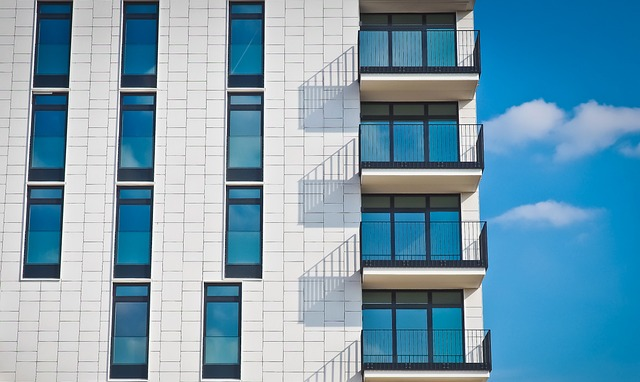
#> input picture Q3_image/building.jpg, 640 x 382 px, found by its file name
$ python test_3.3.py   (older library calls are emulated)
#> lines starting #> are read from the running program, lines starting #| are printed output that depends on the picture; after the words box and inside, x2 and y2 are one past the last pixel; in counts of white or black regions, pixels touching at a corner belong together
### functions.py
import cv2
import numpy as np

# ========== Question 1 ========== #
# [184 lines left out: functions color_separation1_1, color_transformation1_2, color_extraction1_3, gaussian_blur2_1, bilateral_filter2_2, median_filter2_3 and 2 more, not called in this run]

def sobel_combination_and_threshold3_3(img_path):
    # Step 1: Read and convert to grayscale
    image = cv2.imread(img_path)
#> image is the input picture: shape (382, 640, 3); mean B, G, R 177.3, 157.3, 118.9
    if image is None:
        print("Error: Cannot load image.")
        return
    gray = cv2.cvtColor(image, cv2.COLOR_BGR2GRAY)
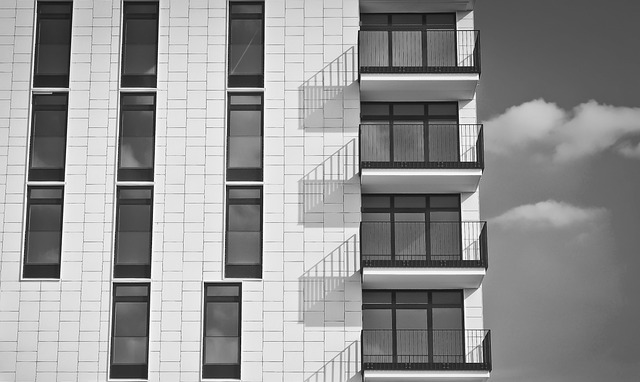
#> gray: shape (382, 640); min 1, max 255, mean 148.1
    # Step 2: Apply Gaussian Blur
    blur = cv2.GaussianBlur(gray, (3, 3), 0)
    # Step 3: Define Sobel X and Y kernels
    sobel_x_kernel = np.array([[-1, 0, 1],
                               [-2, 0, 2],
                               [-1, 0, 1]], dtype=np.float32)

    sobel_y_kernel = np.array([[-1, -2, -1],
                               [ 0,  0,  0],
                               [ 1,  2,  1]], dtype=np.float32)
    # Step 4: Manually apply Sobel filter
    rows, cols = blur.shape
#> rows = 382; cols = 640
    sobel_x_img = np.zeros_like(blur, dtype=np.float32)
    sobel_y_img = np.zeros_like(blur, dtype=np.float32)
    for i in range(1, rows - 1):
        for j in range(1, cols - 1):
            region = blur[i - 1:i + 2, j - 1:j + 2]
            gx = np.sum(region * sobel_x_kernel)
            gy = np.sum(region * sobel_y_kernel)
            sobel_x_img[i, j] = gx
            sobel_y_img[i, j] = gy
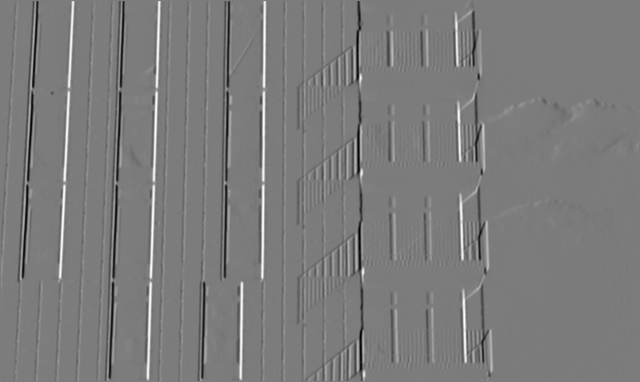
#> sobel_x_img: shape (382, 640) float32; min -641, max 673, mean -1.3; drawn with min black and max white
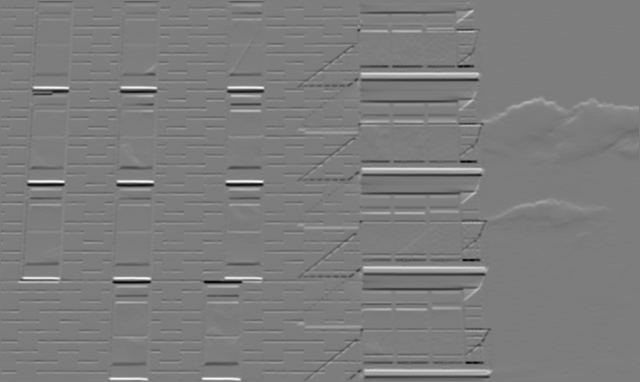
#> sobel_y_img: shape (382, 640) float32; min -590, max 612, mean 1.1; drawn with min black and max white
    # Step 5: Combine Sobel X and Y
    combination = np.sqrt(np.square(sobel_x_img) + np.square(sobel_y_img))
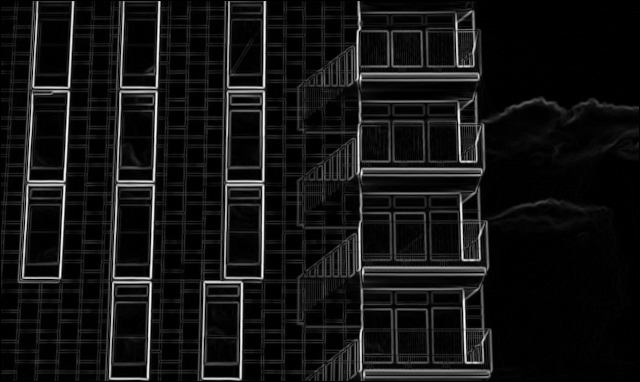
#> combination: shape (382, 640) float32; min 0, max 673.2, mean 53.1; drawn with min black and max white
    # Step 6: Normalize to 0좻255
    normalized = cv2.normalize(combination, None, 0, 255, cv2.NORM_MINMAX)
    normalized = normalized.astype(np.uint8)
    # Step 7: Apply thresholds
    _, result_128 = cv2.threshold(normalized, 128, 255, cv2.THRESH_BINARY)
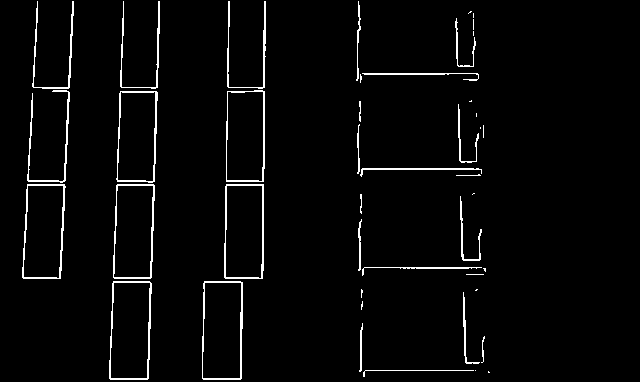
#> result_128: shape (382, 640); 2.9% white in thin lines or dots, all inside (x1, y1, x2, y2) = (22, 1, 490, 380)
    _, result_28 = cv2.threshold(normalized, 28, 255, cv2.THRESH_BINARY)
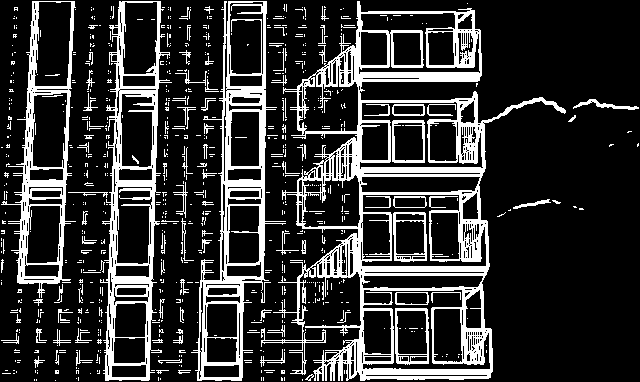
#> result_28: shape (382, 640); 19.6% white; 773 white regions (675 under 20 px), largest, box (x1, y1, x2, y2) and area: (261, 1, 566, 381) 21078, (191, 1, 286, 381) 6909, (100, 1, 172, 381) 6533
    # Step 8: Show results
    cv2.imshow("Combination (Sobel X + Y)", normalized)
    cv2.imshow("Threshold 128", result_128)
    cv2.imshow("Threshold 28", result_28)

    cv2.waitKey(0)
    cv2.destroyAllWindows()

# [45 lines left out: function gradient_angle3_4, not called in this run]

# ========== Question 4 ========== #

### test_3.3.py
from functions import sobel_combination_and_threshold3_3

img_path = r"D:\2025FallOpengCVDL\Q3_image\building.jpg"
sobel_combination_and_threshold3_3(img_path)
